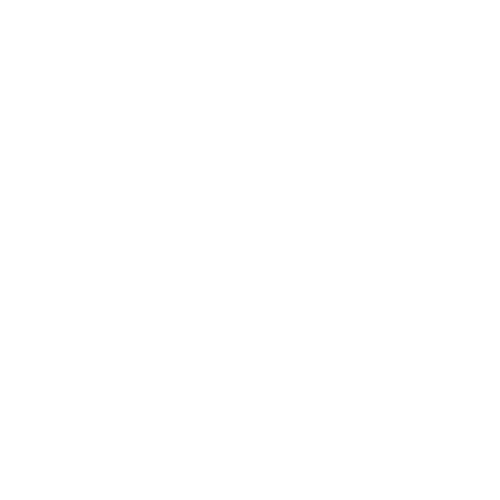
Frame 1 (no input)
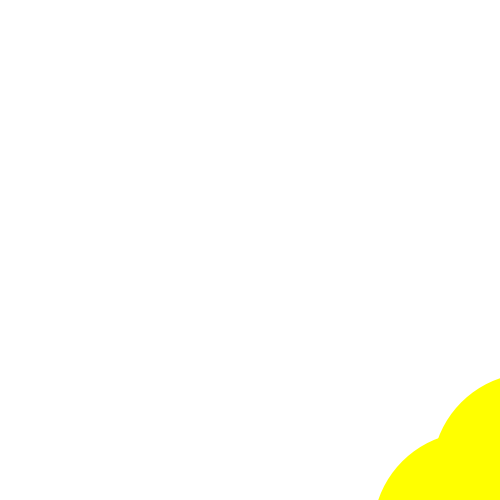
Frame 60 (the mouse pressed at the canvas centre just before this capture)
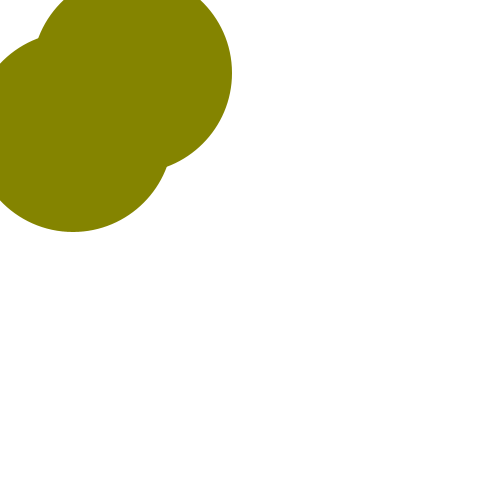
Frame 120 (the mouse held since frame 60 and released just before this capture)

The Processing sketch that drew these frames (run headless with seeded random() and noise(); from frame 60 on, the mouse is pressed at the canvas centre):

// Processing sketch: second_art
// ── second_art.pde
// Create an integer variable called i and store the value 0 in it:
int i = 650;
int r = 255;
int j = 650;

void setup() {
  // Create a 500 pixel by 500 pixel window:
  size(500, 500); 
}

void draw() {
  background(255, 255, 255);  
  fill(r, r, 0);
  noStroke();

  // Draw a circle. Its y coordinate will be taken from the variable i:
  ellipse(i, j, 200, 200);
  ellipse(j, i, 200, 200);



  // Update the variable i:
  if (i > -150) { 
    i = i - 2; // then adjust its value
    r = i;
  }
  else { // otherwise (if it's greater than or equal to the height of the window): 
    i = 650; // set it back to zero.
    r = 255;
  }

  if (j > -150) { 
    j = j - 3; // then adjust its value
  }
  else { // otherwise (if it's greater than or equal to the height of the window): 
    j = 650; // set it back to zero.

  }
  
}

void mousePressed() {
  // When the mouse is pressed, update x and y
  // to contain the current position of the mouse:
  i = mouseX;
  j = mouseY;
}
